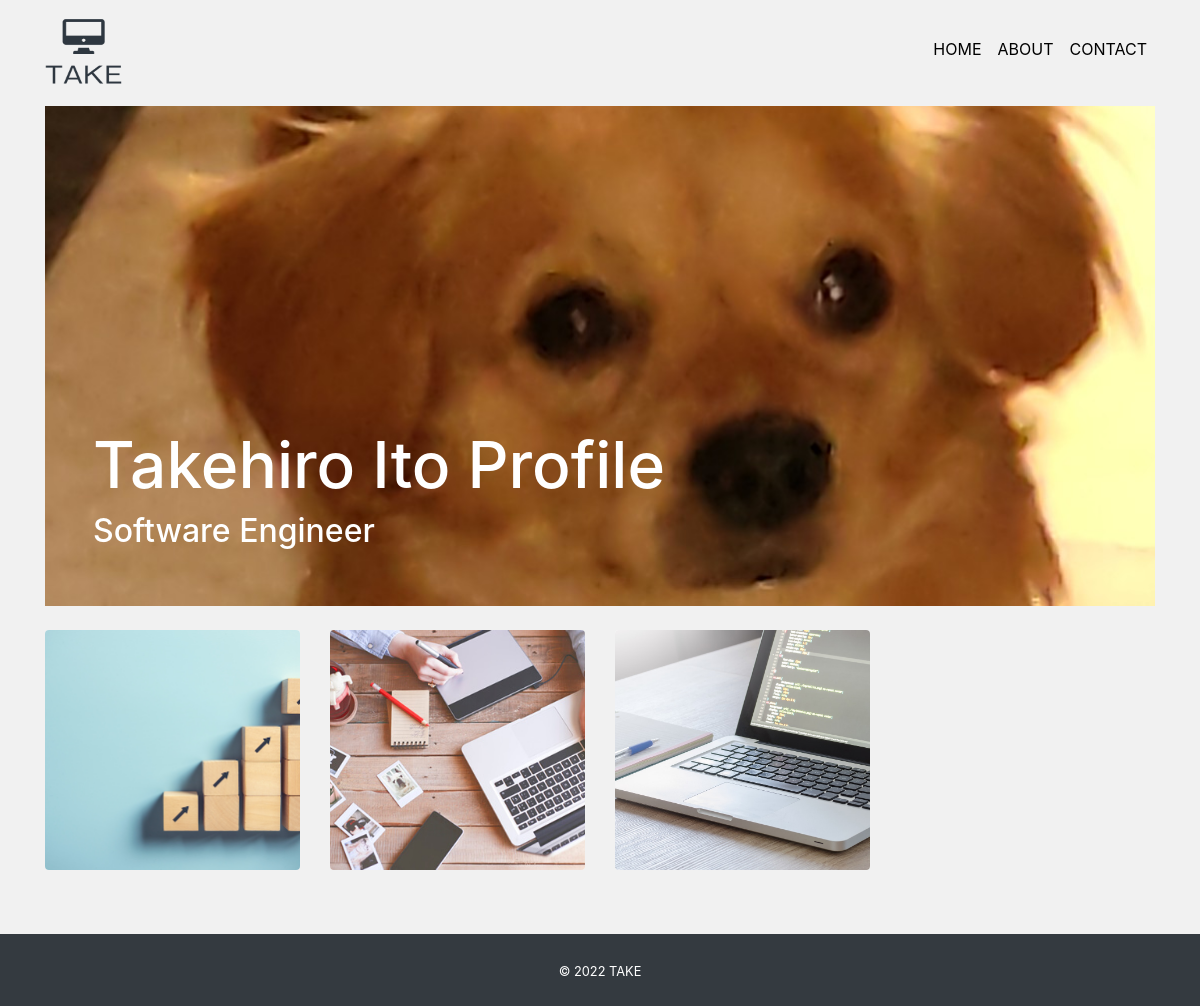
The app's page /, older data.
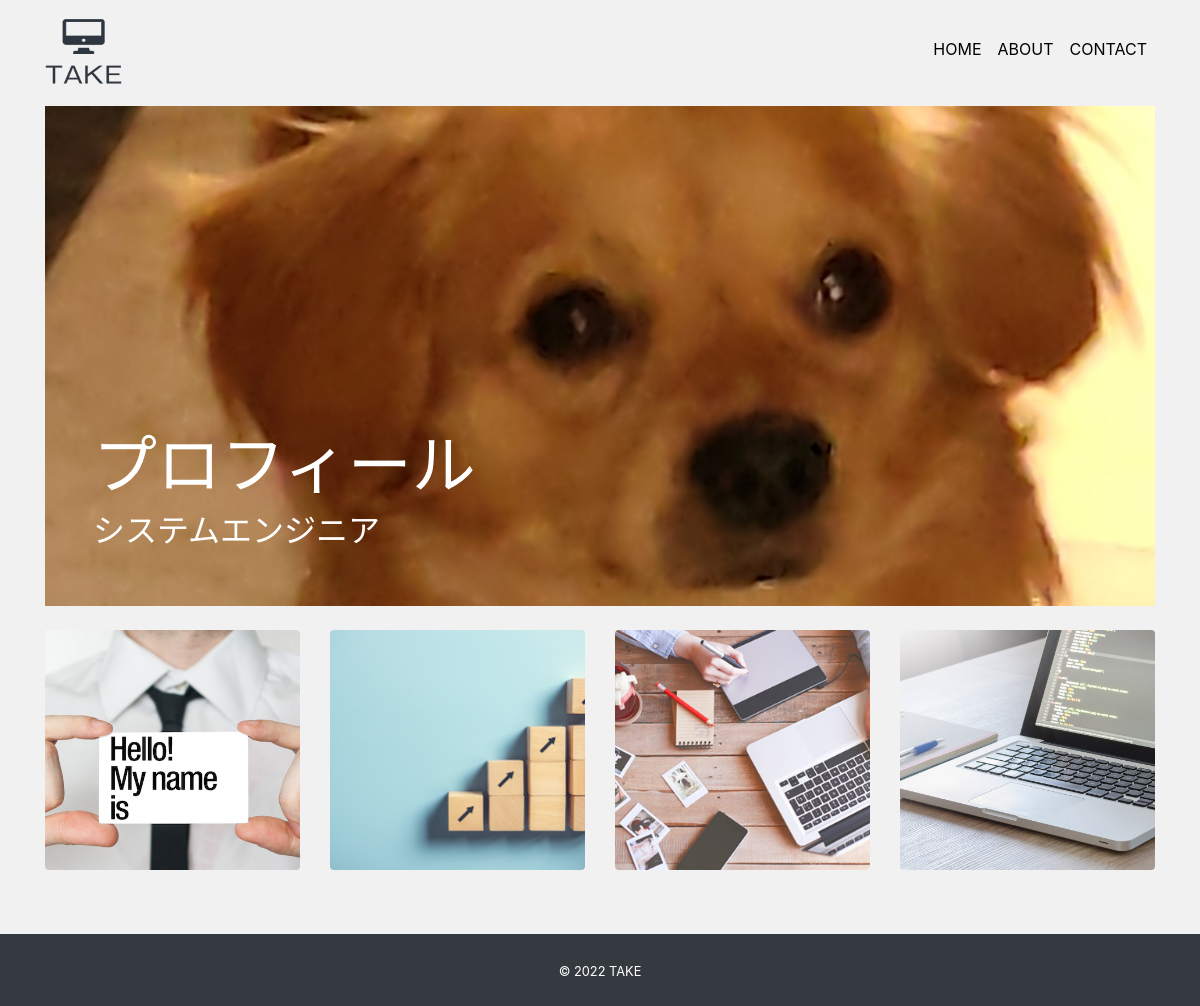
The same page, newer data.
### mysite/models.py (models this page shows, shortened)
class Profile(models.Model):
    title = models.CharField('タイトル', max_length=100, null=True, blank=True)
    subtitle = models.CharField(
        'サブタイトル', max_length=100, null=True, blank=True)
    name = models.CharField('名前', max_length=100)
    job = models.TextField('仕事')
    introduction = models.TextField('自己紹介')
    github = models.CharField('github', max_length=100, null=True, blank=True)
    twitter = models.CharField(
        'twitter', max_length=100, null=True, blank=True)
    linkedin = models.CharField(
        'linkedin', max_length=100, null=True, blank=True)
    facebook = models.CharField(
        'facebook', max_length=100, null=True, blank=True)
    instagram = models.CharField(
        'instagram', max_length=100, null=True, blank=True)
    slack = models.CharField('slack', max_length=100, null=True, blank=True)
    topimage = models.ImageField(upload_to='images', verbose_name='トップ画像')
    subimage = models.ImageField(upload_to='images', verbose_name='サブ画像')

class Work(models.Model):
    title = models.CharField('タイトル', max_length=100)
    image = models.ImageField(upload_to="images", verbose_name='イメージ画像')
    thumbnail = models.ImageField(
        upload_to="images", verbose_name='サムネイル', null='True', blank='True')
    skill = models.CharField('スキル', max_length=100)
    url = models.CharField('URL', max_length=100, null='True', blank='True')
    created = models.DateField('作成日')
    description = models.TextField('説明')

### mysite/views.py (the view)
# urls.py: path('', views.IndexView.as_view(), name='index'),
class IndexView(View):
    def get(self, request, *args, **kwargs):
        profile_data = Profile.objects.all()
        if profile_data.exists():
            profile_data = profile_data.order_by('-id')[0]
        work_data = Work.objects.order_by('-id')
        return render(request, 'mysite/index.html', {
            'profile_data': profile_data,
            'work_data': work_data
        })

### mysite/templates/mysite/index.html (shortened to what this page needs)
{% extends 'mysite/base.html' %}
{% block content %}
<div class="card top d-flex flex-column justify-content-end mb-4">
    <img src="{{ profile_data.topimage.url }}" alt="">
    <div class="overlay text-white p-5">
        <h1 class="title">{{ profile_data.title }}</h1>
        <h5 class="subtitle">{{ profile_data.subtitle }}</h5>
    </div>
</div>
<div class="row mb-5">
    {% for work in work_data %}
    <div class="col-6 col-md-3 mb-3">
        <div class="card work-thumbnail">
            {% if work.thumbnail %}
            <img src="{{ work.thumbnail.url }}" alt="" class="work-img">
            {% else %}
            <img src="{{ work.image.url }}" alt="" class="work-img">
            {% endif %}
        </div>
    </div>
    {% endfor%}
</div>
{% endblock %}

Row changes from the older to the newer data that the page shows:
changed Profile: title "Takehiro Ito Profile" → "プロフィール"; subtitle "Software Engineer" → "システムエンジニア"
added Work: image (picture)
